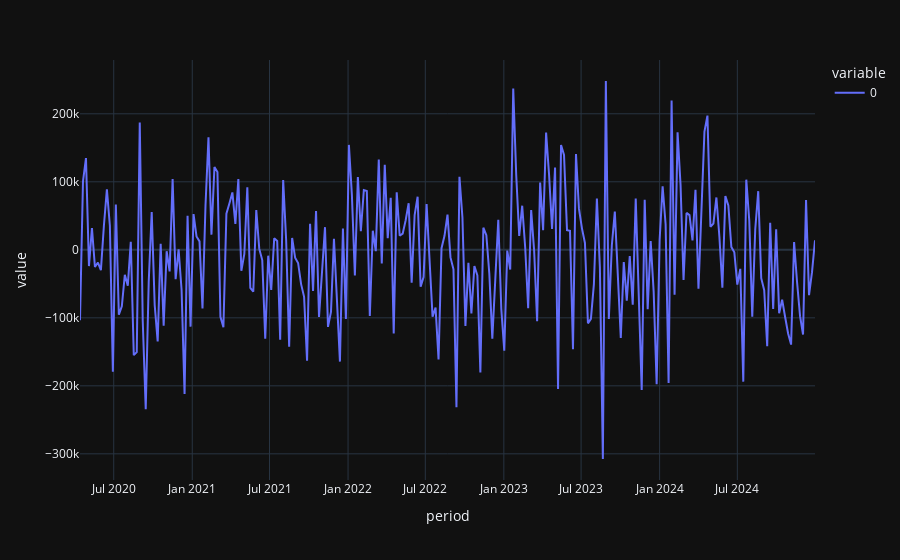

This figure's notebook cell:
### Markdown cell above
##### Plot

### Code cell
residuals.plot()

### Figure 1 — Plotly figure (JSON) as saved in the notebook; plotly's stock layout.template omitted (floating-point values rounded to 4 significant figures; data arrays with more than 128 entries replaced by an {"elided": "..."} marker saying what was removed)
{"data": [{"hovertemplate": "variable=0<br>period=%{x}<br>value=%{y}<extra></extra>", "legendgroup": "0", "line": {"color": "#636efa", "dash": "solid"}, "marker": {"symbol": "circle"}, "mode": "lines", "name": "0", "orientation": "v", "showlegend": true, "type": "scatter", "x": {"elided": "247 str values"}, "xaxis": "x", "y": {"elided": "247 float values"}, "yaxis": "y"}], "layout": {"legend": {"title": {"text": "variable"}, "tracegroupgap": 0}, "margin": {"t": 60}, "xaxis": {"anchor": "y", "domain": [0, 1], "title": {"text": "period"}}, "yaxis": {"anchor": "x", "domain": [0, 1], "title": {"text": "value"}}}}
